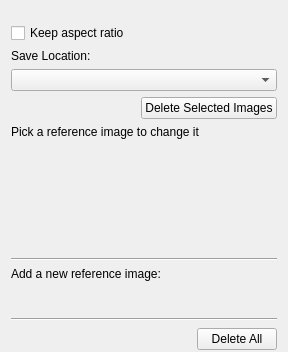
<?xml version="1.0" encoding="UTF-8"?>
<ui version="4.0">
 <author>
    SPDX-FileCopyrightText: none
    SPDX-License-Identifier: GPL-3.0-or-later
  </author>
 <class>WdgToolOptions</class>
 <widget class="QWidget" name="WdgToolOptions">
  <property name="geometry">
   <rect>
    <x>0</x>
    <y>0</y>
    <width>288</width>
    <height>352</height>
   </rect>
  </property>
  <property name="sizePolicy">
   <sizepolicy hsizetype="Preferred" vsizetype="Preferred">
    <horstretch>0</horstretch>
    <verstretch>0</verstretch>
   </sizepolicy>
  </property>
  <layout class="QVBoxLayout" name="verticalLayout">
   <property name="spacing">
    <number>6</number>
   </property>
   <property name="bottomMargin">
    <number>0</number>
   </property>
   <item>
    <widget class="KisShapePropertySlider" name="opacitySlider" native="true"/>
   </item>
   <item>
    <widget class="KisShapePropertySlider" name="saturationSlider" native="true"/>
   </item>
   <item>
    <widget class="QCheckBox" name="chkKeepAspectRatio">
     <property name="text">
      <string>Keep aspect ratio</string>
     </property>
    </widget>
   </item>
   <item>
    <widget class="QLabel" name="saveLocationLabel">
     <property name="text">
      <string>Save Location:</string>
     </property>
    </widget>
   </item>
   <item>
    <widget class="QComboBox" name="referenceImageLocationCombobox"/>
   </item>


   <item>
    <layout class="QHBoxLayout" name="horizontalLayout3">
     <property name="spacing">
      <number>0</number>
     </property>

     <item>
      <spacer name="horizontalSpacer">
       <property name="orientation">
        <enum>Qt::Horizontal</enum>
       </property>
       <property name="sizeHint" stdset="0">
        <size>
         <width>20</width>
         <height>20</height>
        </size>
       </property>
      </spacer>
     </item>
     <item>
      <widget class="QPushButton" name="bnDeleteSelectedImages">
       <property name="text">
        <string>Delete Selected Images</string>
       </property>
       <property name="sizePolicy">
          <sizepolicy hsizetype="Fixed" vsizetype="Fixed">
           <horstretch>0</horstretch>
           <verstretch>0</verstretch>
          </sizepolicy>
         </property>
      </widget>
     </item>
    </layout>
   </item>



   <item>
    <widget class="QLabel" name="referenceImageOptionsLabel">
     <property name="text">
      <string>Pick a reference image to change it</string>
     </property>
     <property name="wordWrap">
      <bool>true</bool>
     </property>
    </widget>
   </item>
   <item>
    <spacer name="verticalSpacer">
     <property name="orientation">
      <enum>Qt::Vertical</enum>
     </property>
     <property name="sizeType">
      <enum>QSizePolicy::MinimumExpanding</enum>
     </property>
     <property name="sizeHint" stdset="0">
      <size>
       <width>20</width>
       <height>20</height>
      </size>
     </property>
    </spacer>
   </item>
   <item>
    <widget class="Line" name="line">
     <property name="orientation">
      <enum>Qt::Horizontal</enum>
     </property>
    </widget>
   </item>
   
   <item>
    <widget class="QLabel" name="label">
     <property name="text">
      <string>Add a new reference image:</string>
     </property>
    </widget>
   </item>
   <item>
    <layout class="QHBoxLayout" name="horizontalLayout1">
     <property name="spacing">
      <number>0</number>
     </property>
     <item>
      <widget class="QToolButton" name="bnAddReferenceImage">
       <property name="sizePolicy">
        <sizepolicy hsizetype="Minimum" vsizetype="Fixed">
         <horstretch>0</horstretch>
         <verstretch>0</verstretch>
        </sizepolicy>
       </property>
       <property name="text">
        <string/>
       </property>
       <property name="iconSize">
        <size>
         <width>18</width>
         <height>18</height>
        </size>
       </property>
       <property name="autoRaise">
        <bool>true</bool>
       </property>
      </widget>
     </item>
     <item>
      <widget class="QToolButton" name="bnPasteReferenceImage">
       <property name="sizePolicy">
        <sizepolicy hsizetype="Minimum" vsizetype="Fixed">
         <horstretch>0</horstretch>
         <verstretch>0</verstretch>
        </sizepolicy>
       </property>
       <property name="text">
        <string/>
       </property>
       <property name="iconSize">
        <size>
         <width>18</width>
         <height>18</height>
        </size>
       </property>
       <property name="autoRaise">
        <bool>true</bool>
       </property>
      </widget>
     </item>
     <item>
      <widget class="QToolButton" name="bnAddReferenceImageFromCurrentLayer">
       <property name="sizePolicy">
        <sizepolicy hsizetype="Minimum" vsizetype="Fixed">
         <horstretch>0</horstretch>
         <verstretch>0</verstretch>
        </sizepolicy>
       </property>
       <property name="text">
        <string/>
       </property>
       <property name="iconSize">
        <size>
         <width>18</width>
         <height>18</height>
        </size>
       </property>
       <property name="autoRaise">
        <bool>true</bool>
       </property>
      </widget>
     </item>
     
     <item>
      <widget class="QToolButton" name="bnAddReferenceImageFromVisible">
       <property name="sizePolicy">
        <sizepolicy hsizetype="Minimum" vsizetype="Fixed">
         <horstretch>0</horstretch>
         <verstretch>0</verstretch>
        </sizepolicy>
       </property>
       <property name="text">
        <string/>
       </property>
       <property name="iconSize">
        <size>
         <width>18</width>
         <height>18</height>
        </size>
       </property>
       <property name="autoRaise">
        <bool>true</bool>
       </property>
      </widget>
     </item>
     
     <item>
      <spacer name="horizontalSpacer_2">
       <property name="orientation">
        <enum>Qt::Horizontal</enum>
       </property>
       <property name="sizeHint" stdset="0">
        <size>
         <width>40</width>
         <height>20</height>
        </size>
       </property>
      </spacer>
     </item>
     
    </layout>
   </item>
   
   <item>
    <widget class="Line" name="line">
     <property name="orientation">
      <enum>Qt::Horizontal</enum>
     </property>
    </widget>
   </item>
   <!--item>
    <widget class="QLabel" name="label1">
     <property name="text">
      <string>Other options:</string>
     </property>
    </widget>
   </item-->
   
   
   <item>
    <layout class="QHBoxLayout" name="horizontalLayout2">
     <property name="spacing">
      <number>0</number>
     </property>
     
     <!--item>
      <spacer name="horizontalSpacer">
       <property name="orientation">
        <enum>Qt::Horizontal</enum>
       </property>
       <property name="sizeHint" stdset="0">
        <size>
         <width>20</width>
         <height>20</height>
        </size>
       </property>
      </spacer>
     </item-->
     
     
     <item>
      <widget class="QToolButton" name="bnLoad">
       <property name="sizePolicy">
        <sizepolicy hsizetype="Minimum" vsizetype="Fixed">
         <horstretch>0</horstretch>
         <verstretch>0</verstretch>
        </sizepolicy>
       </property>
       <property name="text">
        <string/>
       </property>
       <property name="iconSize">
        <size>
         <width>18</width>
         <height>18</height>
        </size>
       </property>
       <property name="autoRaise">
        <bool>true</bool>
       </property>
      </widget>
     </item>
     <item>
      <widget class="QToolButton" name="bnSave">
       <property name="sizePolicy">
        <sizepolicy hsizetype="Minimum" vsizetype="Fixed">
         <horstretch>0</horstretch>
         <verstretch>0</verstretch>
        </sizepolicy>
       </property>
       <property name="text">
        <string/>
       </property>
       <property name="iconSize">
        <size>
         <width>18</width>
         <height>18</height>
        </size>
       </property>
       <property name="autoRaise">
        <bool>true</bool>
       </property>
      </widget>
     </item>
     <item>
      <spacer name="horizontalSpacer_2">
       <property name="orientation">
        <enum>Qt::Horizontal</enum>
       </property>
       <property name="sizeHint" stdset="0">
        <size>
         <width>40</width>
         <height>20</height>
        </size>
       </property>
      </spacer>
     </item>
     <item>
      <widget class="QPushButton" name="bnDelete">
       <property name="sizePolicy">
        <sizepolicy hsizetype="Minimum" vsizetype="Fixed">
         <horstretch>0</horstretch>
         <verstretch>0</verstretch>
        </sizepolicy>
       </property>
       <property name="minimumSize">
        <size>
         <width>0</width>
         <height>0</height>
        </size>
       </property>
       <property name="text">
        <string>Delete All</string>
       </property>
       <property name="iconSize">
        <size>
         <width>18</width>
         <height>18</height>
        </size>
       </property>
       <property name="flat">
        <bool>false</bool>
       </property>
      </widget>
     </item>
    </layout>
   </item>
  </layout>
 </widget>
 <customwidgets>
  <customwidget>
   <class>KisShapePropertySlider</class>
   <extends>QWidget</extends>
   <header>KisSelectionPropertySlider.h</header>
   <container>1</container>
  </customwidget>
 </customwidgets>
 <resources/>
 <connections/>
</ui>
